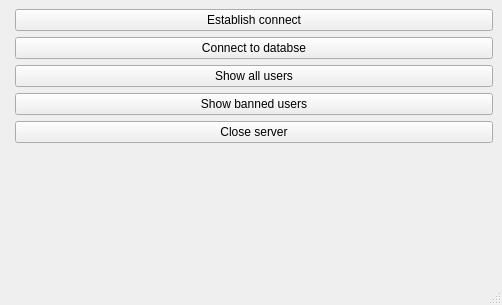
<?xml version="1.0" encoding="UTF-8"?>
<ui version="4.0">
 <class>MainWindow</class>
 <widget class="QMainWindow" name="MainWindow">
  <property name="geometry">
   <rect>
    <x>0</x>
    <y>0</y>
    <width>502</width>
    <height>305</height>
   </rect>
  </property>
  <property name="windowTitle">
   <string>MainWindow</string>
  </property>
  <widget class="QWidget" name="centralwidget">
   <layout class="QFormLayout" name="formLayout">
    <item row="0" column="1">
     <widget class="QPushButton" name="connect">
      <property name="text">
       <string>Establish connect</string>
      </property>
     </widget>
    </item>
    <item row="1" column="1">
     <widget class="QPushButton" name="conn_db">
      <property name="text">
       <string>Connect to databse</string>
      </property>
     </widget>
    </item>
    <item row="2" column="1">
     <widget class="QPushButton" name="showAllUsers">
      <property name="text">
       <string>Show all users</string>
      </property>
     </widget>
    </item>
    <item row="3" column="1">
     <widget class="QPushButton" name="showBanUsers">
      <property name="text">
       <string>Show banned users</string>
      </property>
     </widget>
    </item>
    <item row="4" column="1">
     <widget class="QPushButton" name="closeServer">
      <property name="text">
       <string>Close server</string>
      </property>
     </widget>
    </item>
   </layout>
  </widget>
  <widget class="QMenuBar" name="menubar">
   <property name="geometry">
    <rect>
     <x>0</x>
     <y>0</y>
     <width>502</width>
     <height>21</height>
    </rect>
   </property>
  </widget>
  <widget class="QStatusBar" name="statusbar"/>
 </widget>
 <resources/>
 <connections/>
</ui>
